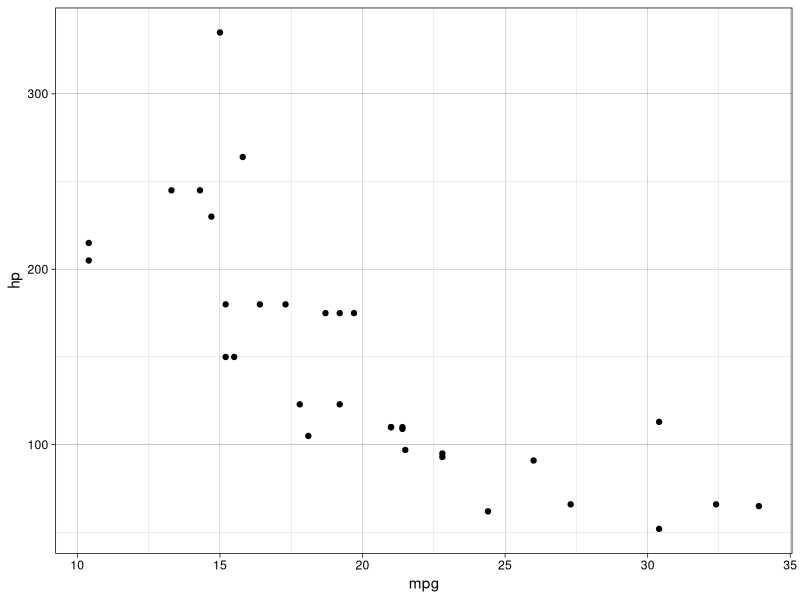

This figure's R source:
library(ggplot2)

df = mtcars

p1 = ggplot(data=df,aes(x=mpg, y =hp))

p12 = p1 + geom_point()

print(p12+theme_linedraw())